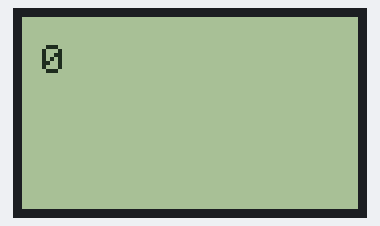
This sketch was run on a simulated Arduino Uno, built with avr-gcc and run on an emulated ATmega328P. Shown: 84×48 one-colour display. The display library's start-up logo is not drawn.

Above: at 2.2 s.
At 6.85 s:
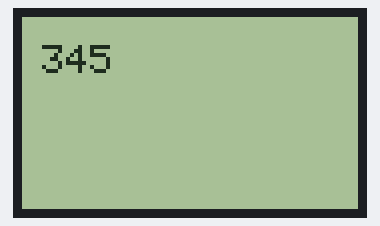
At 11.52 s:
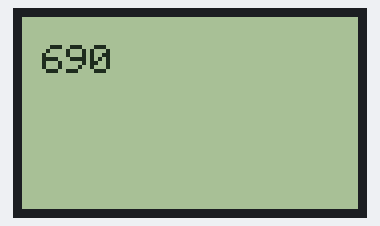
At 21.01 s:
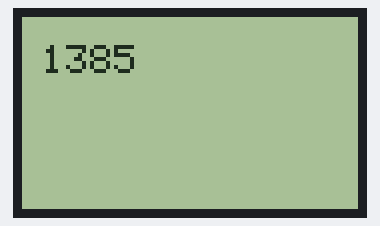
At 30.41 s:
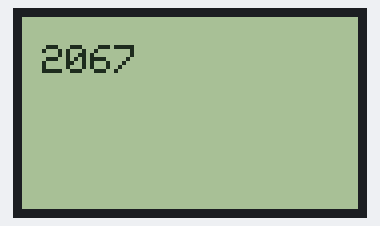
At 39.81 s:
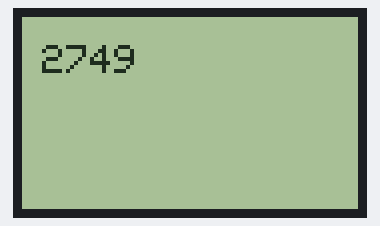

The sketch:

NokiaLCD_Test_4.ino
```cpp
//
//                       nc
//                       nc
//                       13 R1 - LCD-CLK prp *)
//                       nc
// nc                    11 R2 - LCD-DIN blu *)
// 3.3V LCD-VCC gry      nc
// nc                    nc
// GND LCD-GND  blk      nc
// GND LCD-BL   wht
// nc                     7 R1 - LCD-CLK prp
//                        6 R2 - LCD-DIN blu
// nc                     5 R3 - LCD-DC  org
// nc                     4 R4 - LCD-CE  red
// nc                     3 R5 - LCD-RST brn
// nc                    nc
// nc                    nc
// nc                    nc
//
// R1..R4 = 10k
// *) HW SPI

#include <SPI.h>
#include <Adafruit_GFX.h>
#include <Adafruit_PCD8544.h>

// Software SPI (slower updates, more flexible pin options):
// pin 7 - Serial clock out (SCLK)
// pin 6 - Serial data out (DIN)
// pin 5 - Data/Command select (D/C)
// pin 4 - LCD chip select (CS)
// pin 3 - LCD reset (RST)
//Adafruit_PCD8544 display = Adafruit_PCD8544(7, 6, 5, 4, 3);

// Hardware SPI (faster, but must use certain hardware pins):
// SCK is LCD serial clock (SCLK) - this is pin 13 on Arduino Uno
// MOSI is LCD DIN - this is pin 11 on an Arduino Uno
// pin 5 - Data/Command select (D/C)
// pin 4 - LCD chip select (CS)
// pin 3 - LCD reset (RST)
Adafruit_PCD8544 display = Adafruit_PCD8544(5, 4, 3);
// Note with hardware SPI MISO and SS pins aren't used but will still be read
// and written to during SPI transfer.  Be careful sharing these pins!

#define XPOS 0
#define YPOS 1
#define DELTAY 2

void setup()   {
  display.begin();
  // init done

  // you can change the contrast around to adapt the display
  // for the best viewing!
  display.setContrast(50);

  display.display(); // show splashscreen
  delay(2000);
  display.clearDisplay();   // clears the screen and buffer

  // text display tests
  display.setTextSize(1);
  display.setTextColor(BLACK, WHITE);

  /*
  display.setCursor(0,0);
  display.println("Hello, world!");

  display.setTextColor(WHITE, BLACK); // 'inverted' text
  display.println("3.141592");

  display.display();
  delay(2000);

  display.clearDisplay();
  */
}

int i = 0;

void loop() {
  display.setCursor(5,7);
  display.print(i++);
  display.display();
  //delay(1000);
}
```
